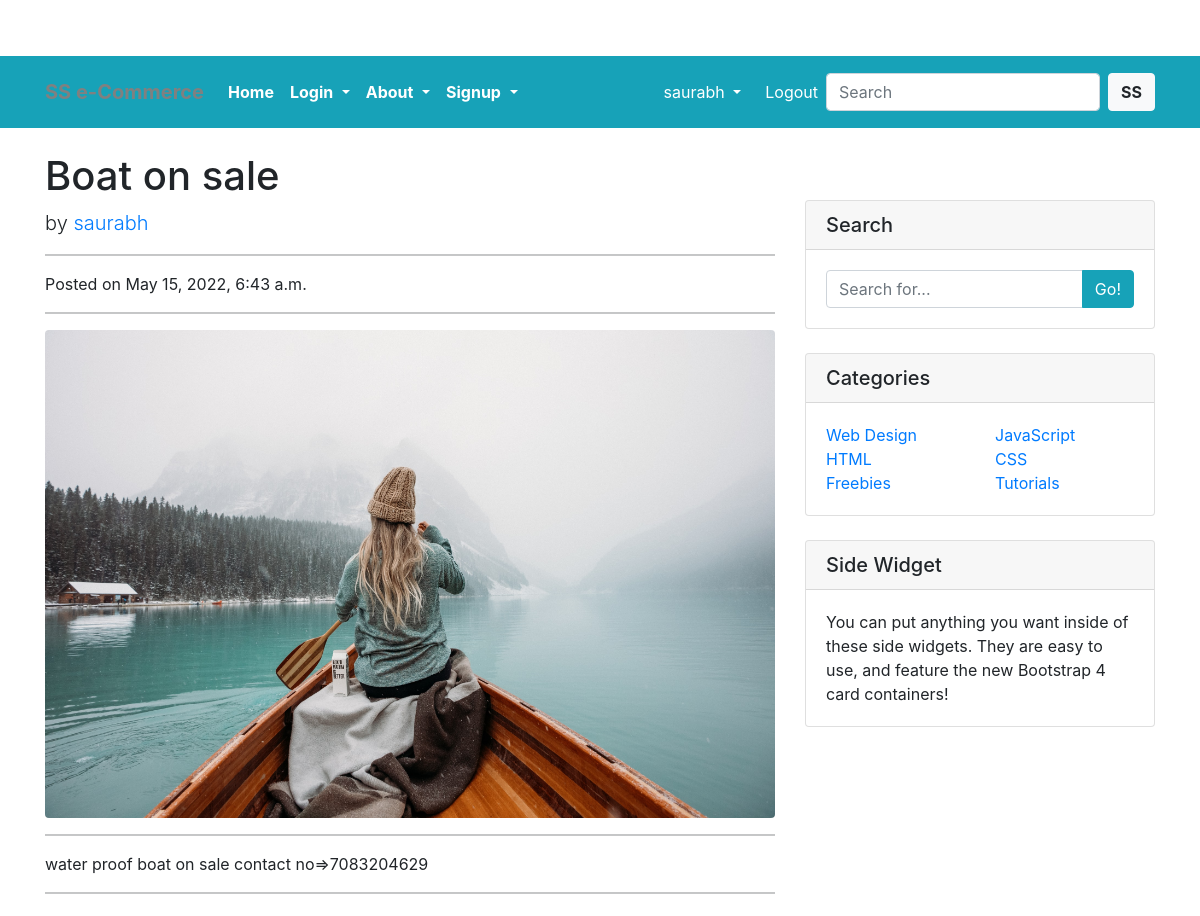
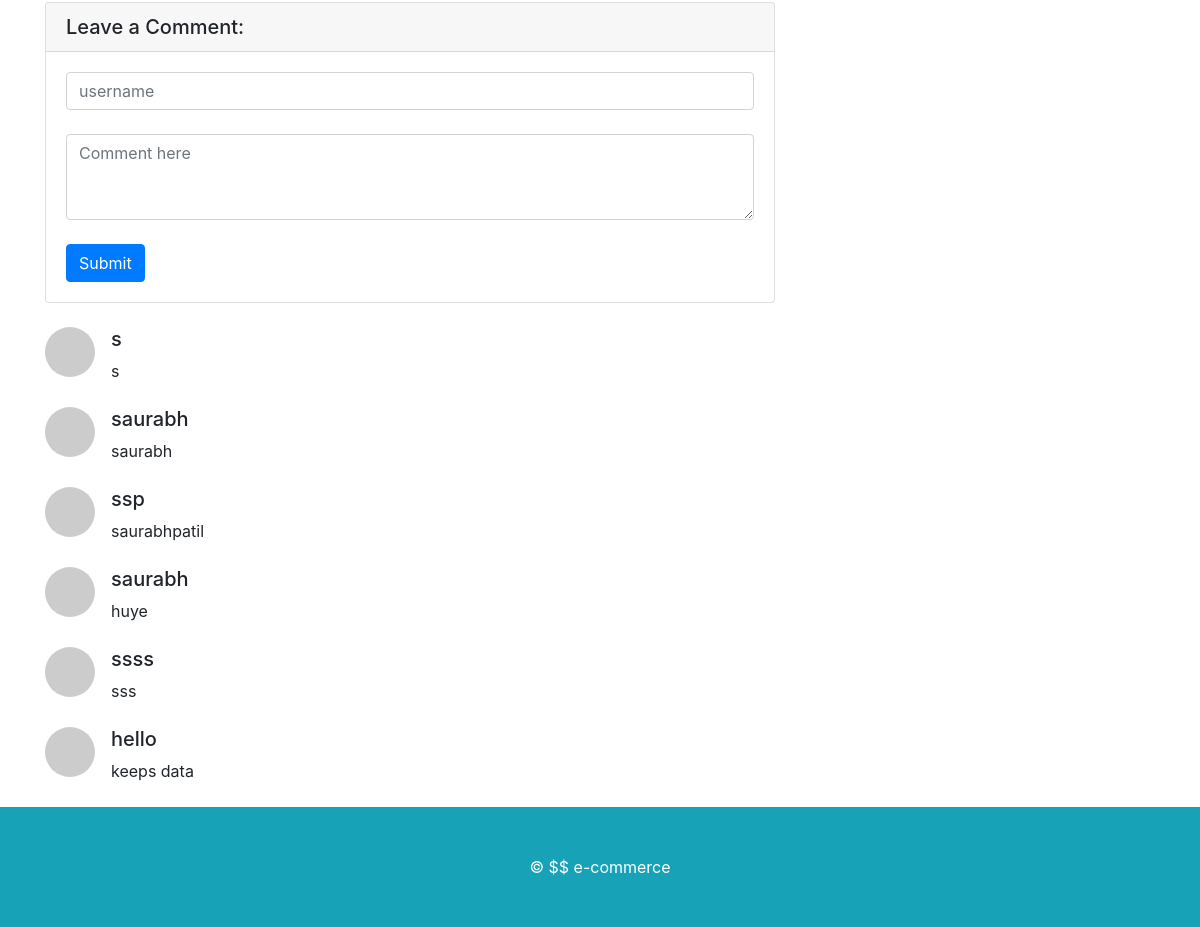
Page /boat-sale (signed in) on the committed database (2 pictures, top to bottom).
### SGapp/models.py (models this page shows, shortened)
class User(AbstractUser):
    is_user = models.BooleanField(default=False)
    is_mentor = models.BooleanField(default=False)

class Blog_Post(models.Model):
    image = models.ImageField(upload_to = 'img')
    title = models.CharField(max_length= 200)
    body = models.TextField()
    slug = models.SlugField()
    writer = models.ForeignKey(User, on_delete = models.CASCADE)
    created_on = models.DateTimeField(auto_now = True)

class Comment(models.Model):
    commenter = models.CharField(max_length = 50)
    body = models.TextField()
    post = models.ForeignKey(Blog_Post, on_delete = models.CASCADE, related_name='comments')

### SGapp/views.py (the view)
# urls.py: path('<str:slug>', views.blog_detailView, name = 'blog_detail')
@user_required
def blog_detailView(request, slug):
    post = Blog_Post.objects.get(slug = slug)
    comments = post.comments.all()
    new_comment = None
    if request.method == 'POST':
        form = CommentForm(request.POST)
        if form.is_valid():
            new_comment = form.save(commit=False)
            new_comment.post = post
            new_comment.save()
            messages.success(request, 'User commented successfully!')
            return HttpResponseRedirect(reverse('blog_detail', args = [str(post.slug)]))
    else:
        form = CommentForm()
    return render(request, 'blog_detail.html', {'post': post,
    'form': form, 'comments':comments, 'new_comment':new_comment})

### SGapp/forms.py
class CommentForm(forms.ModelForm):
    commenter = forms.CharField(max_length=20, widget=forms.TextInput(attrs={
        'class': 'form-control', 'placeholder':'username'
    }))
    body = forms.CharField(max_length=100, widget = forms.Textarea(attrs={
        'class': 'form-control', 'placeholder': 'Comment here', 'rows': 3
    }))
    class Meta:
        model = Comment
        fields = ['commenter', 'body']

### SGapp/templates/blog_detail.html (shortened to what this page needs)
{% extends 'basex.html' %}
  {%  block content %}
  <div class="container">
    <div class="row">
      <div class="col-lg-8">
        <h1 class="mt-4">{{post.title}}</h1>
        <p class="lead">
          by
          <a href="#">{{post.writer}}</a>
        </p>
        <hr>
        <p>Posted on {{post.created_on}}</p>
        <hr>
        <img class="img-fluid rounded" src="{{post.image.url}}" alt="">
        <hr>
        <p>{{post.body}}</p>
        <hr>
        <div class="card my-4">
          <h5 class="card-header">Leave a Comment:</h5>
          <div class="card-body">
            <form method="POST">
               {{form.commenter}} <br>
              {{form.body}}<br>
              <button type="submit" class="btn btn-primary">Submit</button>
            </form>
          </div>
        </div>
        {% for comment in comments %}
        <div class="media mb-4">
          <img class="d-flex mr-3 rounded-circle" src="http://placehold.it/50x50" alt="">
          <div class="media-body">
            <h5 class="mt-0">{{comment.commenter}}</h5>
            {{comment.body}}
          </div>
        </div>
        {% endfor %}
      </div>
     {% endblock %}

### templates/basex.html (shortened to what this page needs)
<!DOCTYPE html>
{% load static %}
<html lang="en">
<head>
  <ink href="https://cdn.jsdelivr.net/npm/bootstrap@5.0.0-beta1/dist/css/bootstrap.min.css" rel="stylesheet">
    <link href="https://cdn.jsdelivr.net/npm/bootstrap@5.0.1/dist/css/bootstrap.min.css" rel="stylesheet">
    <link rel="stylesheet" href="{% static 'app/css/owl.carousel.min.css' %}">
    <link rel="stylesheet" href="{% static 'app/css/all.min.css' %}">
    <link rel="stylesheet" href="{% static 'app/css/style.css' %}">
    <link href="https://cdn.jsdelivr.net/npm/bootstrap@5.0.2/dist/css/bootstrap.min.css" rel="stylesheet">
  <link href="{% static 'vendor/bootstrap/css/bootstrap.min.css' %}" rel="stylesheet">
  <link href="{% static 'css/blog-home.css' %}" rel="stylesheet">
</head>
<body>
<nav class="navbar navbar-expand-lg navbar-dark pt-3 pb-3 bg-info">
  <div class="container">
    <a style =" color:grey;" class="navbar-brand" href="/"><b>SS e-Commerce </b></a>
    <div class="collapse navbar-collapse" id="navbarSupportedContent">
      <ul class="navbar-nav me-auto mb-2 mb-lg-0">
        <li class="nav-item">
          <a class="nav-link active" aria-current="page" href="/"><b>Home</b></a>
        </li>
        <li class="nav-item dropdown">
          <a class="nav-link dropdown-toggle text-white" href="#" id="electronicsDropdown" role="button" data-bs-toggle="dropdown" aria-expanded="false">
            <b>Login</b>
          </a>
        </li>
          <li class="nav-item dropdown">
          <a class="nav-link dropdown-toggle text-white" href="#" id="electronicsDropdown" role="button" data-bs-toggle="dropdown" aria-expanded="false">
            <b>About</b>
          </a>
        </li>
        <li class="nav-item dropdown">
          <a class="nav-link dropdown-toggle text-white" href="#" id="electronicsDropdown" role="button" data-bs-toggle="dropdown" aria-expanded="false">
            <b>Signup</b>
          </a>
        </li>
      </ul>
      <div>
       <ul class="navbar-nav me-auto mb-2 mb-lg-0">
        <li class="nav-item dropdown mx-2">
           <a class="nav-link dropdown-toggle text-white" href="#" id="profileDropdown" role="button" data-bs-toggle="dropdown" aria-expanded="false">
             {{ request.user }}
           </a>
       {% if request.user.is_authenticated %}
       <li>
          <a href="{% url 'logout_x' %}" class="nav-link text-white"> Logout </a>
        </li>
        {% endif %}
       </ul>
      </div>
      <form class="d-flex">
        <input class="form-control me-2" type="search" placeholder="Search" aria-label="Search">
        <button class="btn btn-light" type="submit"><b>SS</b></button>
      </form>
    </div>
  </div>
 </nav>
  {% block content%}{% endblock %}
  <div class="col-md-4 mt-5">
    <div class="card my-4">
      <h5 class="card-header">Search</h5>
      <div class="card-body">
        <div class="input-group">
          <input type="text" class="form-control" placeholder="Search for...">
          <span class="input-group-append">
            <button class="btn btn-info" type="button">Go!</button>
          </span>
        </div>
      </div>
    </div>
    <div class="card my-4">
      <h5 class="card-header">Categories</h5>
      <div class="card-body">
        <div class="row">
          <div class="col-lg-6">
            <ul class="list-unstyled mb-0">
              <li>
                <a href="#">Web Design</a>
              </li>
              <li>
                <a href="#">HTML</a>
              </li>
              <li>
                <a href="#">Freebies</a>
              </li>
            </ul>
          </div>
          <div class="col-lg-6">
            <ul class="list-unstyled mb-0">
              <li>
                <a href="#">JavaScript</a>
              </li>
              <li>
                <a href="#">CSS</a>
              </li>
              <li>
                <a href="#">Tutorials</a>
              </li>
            </ul>
          </div>
        </div>
      </div>
    </div>
    <div class="card my-4">
      <h5 class="card-header">Side Widget</h5>
      <div class="card-body">
        You can put anything you want inside of these side widgets. They are easy to use, and feature the new Bootstrap 4 card containers!
      </div>
    </div>
  </div>
</div>
</div>
<footer class="py-5 bg-info">
<div class="container">
  <p class="m-0 text-center text-white"> &copy; $$ e-commerce</p>
</div>
</footer>
</body>
</html>

### static/css/blog-home.css (style rules this page uses)
body { padding-top: 56px; }

### rows in the picture
User: user "saurabh"
Blog_Post: title "Boat on sale", writer "saurabh", created_on "May 15, 2022, 6:43 a.m.", image (picture), body "water proof boat on sale contact no=>7083204629"
Comment: commenter "s", body "s"
Comment: commenter "saurabh", body "saurabh"
Comment: commenter "ssp", body "saurabhpatil"
Comment: commenter "saurabh", body "huye"
Comment: commenter "ssss", body "sss"
Comment: commenter "hello", body "keeps data"
